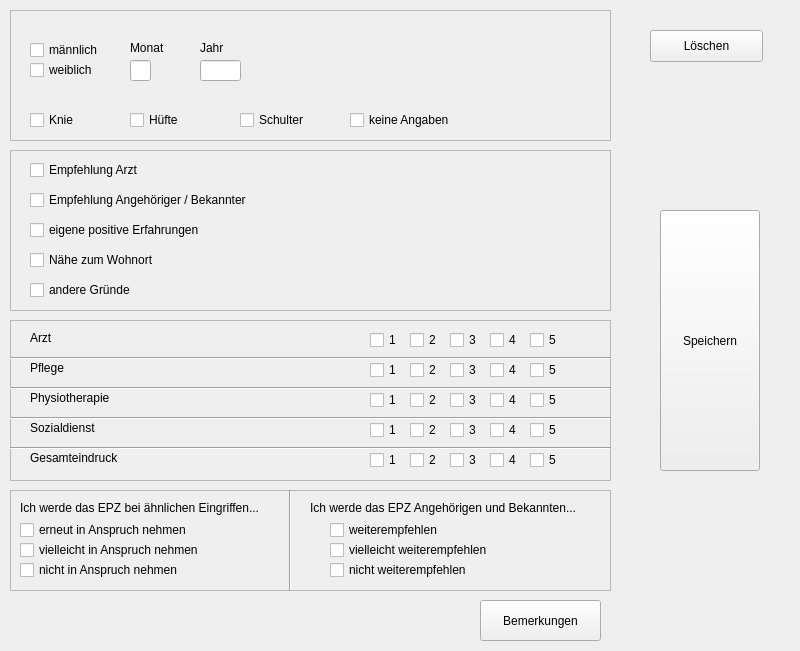
<?xml version="1.0" encoding="UTF-8"?>
<ui version="4.0">
 <class>Widget</class>
 <widget class="QWidget" name="Widget">
  <property name="geometry">
   <rect>
    <x>0</x>
    <y>0</y>
    <width>800</width>
    <height>651</height>
   </rect>
  </property>
  <property name="windowTitle">
   <string>Patientenbefragung EPZ</string>
  </property>
  <widget class="QCheckBox" name="checkBox_m">
   <property name="geometry">
    <rect>
     <x>30</x>
     <y>40</y>
     <width>85</width>
     <height>20</height>
    </rect>
   </property>
   <property name="text">
    <string>männlich</string>
   </property>
  </widget>
  <widget class="QCheckBox" name="checkBox_w">
   <property name="geometry">
    <rect>
     <x>30</x>
     <y>60</y>
     <width>85</width>
     <height>20</height>
    </rect>
   </property>
   <property name="text">
    <string>weiblich</string>
   </property>
  </widget>
  <widget class="QLineEdit" name="lineEdit_monat">
   <property name="geometry">
    <rect>
     <x>130</x>
     <y>60</y>
     <width>21</width>
     <height>21</height>
    </rect>
   </property>
   <property name="inputMask">
    <string>99</string>
   </property>
   <property name="maxLength">
    <number>2</number>
   </property>
  </widget>
  <widget class="QLineEdit" name="lineEdit_jahr">
   <property name="geometry">
    <rect>
     <x>200</x>
     <y>60</y>
     <width>41</width>
     <height>21</height>
    </rect>
   </property>
   <property name="inputMask">
    <string>9999</string>
   </property>
   <property name="maxLength">
    <number>4</number>
   </property>
  </widget>
  <widget class="QFrame" name="frame">
   <property name="geometry">
    <rect>
     <x>10</x>
     <y>10</y>
     <width>601</width>
     <height>131</height>
    </rect>
   </property>
   <property name="frameShape">
    <enum>QFrame::StyledPanel</enum>
   </property>
   <property name="frameShadow">
    <enum>QFrame::Raised</enum>
   </property>
   <widget class="QCheckBox" name="checkBox_knie">
    <property name="geometry">
     <rect>
      <x>20</x>
      <y>100</y>
      <width>85</width>
      <height>20</height>
     </rect>
    </property>
    <property name="text">
     <string>Knie</string>
    </property>
   </widget>
   <widget class="QCheckBox" name="checkBox_huefte">
    <property name="geometry">
     <rect>
      <x>120</x>
      <y>100</y>
      <width>85</width>
      <height>20</height>
     </rect>
    </property>
    <property name="text">
     <string>Hüfte</string>
    </property>
   </widget>
   <widget class="QCheckBox" name="checkBox_schulter">
    <property name="geometry">
     <rect>
      <x>230</x>
      <y>100</y>
      <width>85</width>
      <height>20</height>
     </rect>
    </property>
    <property name="text">
     <string>Schulter</string>
    </property>
   </widget>
   <widget class="QCheckBox" name="checkBox_keine">
    <property name="geometry">
     <rect>
      <x>340</x>
      <y>100</y>
      <width>121</width>
      <height>20</height>
     </rect>
    </property>
    <property name="text">
     <string>keine Angaben</string>
    </property>
   </widget>
   <widget class="QLabel" name="label_monat">
    <property name="geometry">
     <rect>
      <x>120</x>
      <y>30</y>
      <width>58</width>
      <height>16</height>
     </rect>
    </property>
    <property name="text">
     <string>Monat</string>
    </property>
   </widget>
   <widget class="QLabel" name="label_jahr">
    <property name="geometry">
     <rect>
      <x>190</x>
      <y>30</y>
      <width>58</width>
      <height>16</height>
     </rect>
    </property>
    <property name="text">
     <string>Jahr</string>
    </property>
   </widget>
  </widget>
  <widget class="QFrame" name="frame_2">
   <property name="geometry">
    <rect>
     <x>10</x>
     <y>150</y>
     <width>601</width>
     <height>161</height>
    </rect>
   </property>
   <property name="frameShape">
    <enum>QFrame::StyledPanel</enum>
   </property>
   <property name="frameShadow">
    <enum>QFrame::Raised</enum>
   </property>
   <widget class="QCheckBox" name="checkBox_empfarzt">
    <property name="geometry">
     <rect>
      <x>20</x>
      <y>10</y>
      <width>141</width>
      <height>20</height>
     </rect>
    </property>
    <property name="text">
     <string>Empfehlung Arzt</string>
    </property>
   </widget>
   <widget class="QCheckBox" name="checkBox_empfangeh">
    <property name="geometry">
     <rect>
      <x>20</x>
      <y>40</y>
      <width>251</width>
      <height>20</height>
     </rect>
    </property>
    <property name="text">
     <string>Empfehlung Angehöriger / Bekannter</string>
    </property>
   </widget>
   <widget class="QCheckBox" name="checkBox_eigen">
    <property name="geometry">
     <rect>
      <x>20</x>
      <y>70</y>
      <width>191</width>
      <height>20</height>
     </rect>
    </property>
    <property name="text">
     <string>eigene positive Erfahrungen</string>
    </property>
   </widget>
   <widget class="QCheckBox" name="checkBox_wohnort">
    <property name="geometry">
     <rect>
      <x>20</x>
      <y>100</y>
      <width>141</width>
      <height>20</height>
     </rect>
    </property>
    <property name="text">
     <string>Nähe zum Wohnort</string>
    </property>
   </widget>
   <widget class="QCheckBox" name="checkBox_andere">
    <property name="geometry">
     <rect>
      <x>20</x>
      <y>130</y>
      <width>111</width>
      <height>20</height>
     </rect>
    </property>
    <property name="text">
     <string>andere Gründe</string>
    </property>
   </widget>
  </widget>
  <widget class="QFrame" name="frame_3">
   <property name="geometry">
    <rect>
     <x>10</x>
     <y>320</y>
     <width>601</width>
     <height>161</height>
    </rect>
   </property>
   <property name="frameShape">
    <enum>QFrame::StyledPanel</enum>
   </property>
   <property name="frameShadow">
    <enum>QFrame::Raised</enum>
   </property>
   <widget class="QCheckBox" name="checkBox_11">
    <property name="geometry">
     <rect>
      <x>360</x>
      <y>10</y>
      <width>31</width>
      <height>20</height>
     </rect>
    </property>
    <property name="text">
     <string>1</string>
    </property>
    <property name="checkable">
     <bool>true</bool>
    </property>
    <property name="checked">
     <bool>false</bool>
    </property>
   </widget>
   <widget class="QCheckBox" name="checkBox_12">
    <property name="geometry">
     <rect>
      <x>400</x>
      <y>10</y>
      <width>31</width>
      <height>20</height>
     </rect>
    </property>
    <property name="text">
     <string>2</string>
    </property>
   </widget>
   <widget class="QCheckBox" name="checkBox_13">
    <property name="geometry">
     <rect>
      <x>440</x>
      <y>10</y>
      <width>31</width>
      <height>20</height>
     </rect>
    </property>
    <property name="text">
     <string>3</string>
    </property>
   </widget>
   <widget class="QCheckBox" name="checkBox_14">
    <property name="geometry">
     <rect>
      <x>480</x>
      <y>10</y>
      <width>31</width>
      <height>20</height>
     </rect>
    </property>
    <property name="text">
     <string>4</string>
    </property>
   </widget>
   <widget class="QCheckBox" name="checkBox_15">
    <property name="geometry">
     <rect>
      <x>520</x>
      <y>10</y>
      <width>31</width>
      <height>20</height>
     </rect>
    </property>
    <property name="text">
     <string>5</string>
    </property>
   </widget>
   <widget class="QLabel" name="label_arzt">
    <property name="geometry">
     <rect>
      <x>20</x>
      <y>10</y>
      <width>58</width>
      <height>16</height>
     </rect>
    </property>
    <property name="text">
     <string>Arzt</string>
    </property>
   </widget>
   <widget class="QLabel" name="label_pflege">
    <property name="geometry">
     <rect>
      <x>20</x>
      <y>40</y>
      <width>58</width>
      <height>16</height>
     </rect>
    </property>
    <property name="text">
     <string>Pflege</string>
    </property>
   </widget>
   <widget class="QLabel" name="label_physio">
    <property name="geometry">
     <rect>
      <x>20</x>
      <y>70</y>
      <width>91</width>
      <height>16</height>
     </rect>
    </property>
    <property name="text">
     <string>Physiotherapie</string>
    </property>
   </widget>
   <widget class="QLabel" name="label_sozial">
    <property name="geometry">
     <rect>
      <x>20</x>
      <y>100</y>
      <width>81</width>
      <height>16</height>
     </rect>
    </property>
    <property name="text">
     <string>Sozialdienst</string>
    </property>
   </widget>
   <widget class="Line" name="line">
    <property name="geometry">
     <rect>
      <x>0</x>
      <y>30</y>
      <width>611</width>
      <height>16</height>
     </rect>
    </property>
    <property name="orientation">
     <enum>Qt::Horizontal</enum>
    </property>
   </widget>
   <widget class="Line" name="line_2">
    <property name="geometry">
     <rect>
      <x>0</x>
      <y>60</y>
      <width>601</width>
      <height>16</height>
     </rect>
    </property>
    <property name="orientation">
     <enum>Qt::Horizontal</enum>
    </property>
   </widget>
   <widget class="Line" name="line_3">
    <property name="geometry">
     <rect>
      <x>0</x>
      <y>90</y>
      <width>601</width>
      <height>16</height>
     </rect>
    </property>
    <property name="orientation">
     <enum>Qt::Horizontal</enum>
    </property>
   </widget>
   <widget class="QLabel" name="label_gesamt">
    <property name="geometry">
     <rect>
      <x>20</x>
      <y>130</y>
      <width>101</width>
      <height>16</height>
     </rect>
    </property>
    <property name="text">
     <string>Gesamteindruck</string>
    </property>
   </widget>
   <widget class="Line" name="line_4">
    <property name="geometry">
     <rect>
      <x>0</x>
      <y>120</y>
      <width>601</width>
      <height>16</height>
     </rect>
    </property>
    <property name="orientation">
     <enum>Qt::Horizontal</enum>
    </property>
   </widget>
   <widget class="QCheckBox" name="checkBox_21">
    <property name="geometry">
     <rect>
      <x>360</x>
      <y>40</y>
      <width>99</width>
      <height>20</height>
     </rect>
    </property>
    <property name="text">
     <string>1</string>
    </property>
   </widget>
   <widget class="QCheckBox" name="checkBox_22">
    <property name="geometry">
     <rect>
      <x>400</x>
      <y>40</y>
      <width>99</width>
      <height>20</height>
     </rect>
    </property>
    <property name="text">
     <string>2</string>
    </property>
   </widget>
   <widget class="QCheckBox" name="checkBox_23">
    <property name="geometry">
     <rect>
      <x>440</x>
      <y>40</y>
      <width>99</width>
      <height>20</height>
     </rect>
    </property>
    <property name="text">
     <string>3</string>
    </property>
   </widget>
   <widget class="QCheckBox" name="checkBox_24">
    <property name="geometry">
     <rect>
      <x>480</x>
      <y>40</y>
      <width>99</width>
      <height>20</height>
     </rect>
    </property>
    <property name="text">
     <string>4</string>
    </property>
   </widget>
   <widget class="QCheckBox" name="checkBox_25">
    <property name="geometry">
     <rect>
      <x>520</x>
      <y>40</y>
      <width>99</width>
      <height>20</height>
     </rect>
    </property>
    <property name="text">
     <string>5</string>
    </property>
   </widget>
   <widget class="QCheckBox" name="checkBox_31">
    <property name="geometry">
     <rect>
      <x>360</x>
      <y>70</y>
      <width>99</width>
      <height>20</height>
     </rect>
    </property>
    <property name="text">
     <string>1</string>
    </property>
   </widget>
   <widget class="QCheckBox" name="checkBox_32">
    <property name="geometry">
     <rect>
      <x>400</x>
      <y>70</y>
      <width>99</width>
      <height>20</height>
     </rect>
    </property>
    <property name="text">
     <string>2</string>
    </property>
   </widget>
   <widget class="QCheckBox" name="checkBox_33">
    <property name="geometry">
     <rect>
      <x>440</x>
      <y>70</y>
      <width>99</width>
      <height>20</height>
     </rect>
    </property>
    <property name="text">
     <string>3</string>
    </property>
   </widget>
   <widget class="QCheckBox" name="checkBox_34">
    <property name="geometry">
     <rect>
      <x>480</x>
      <y>70</y>
      <width>99</width>
      <height>20</height>
     </rect>
    </property>
    <property name="text">
     <string>4</string>
    </property>
   </widget>
   <widget class="QCheckBox" name="checkBox_35">
    <property name="geometry">
     <rect>
      <x>520</x>
      <y>70</y>
      <width>99</width>
      <height>20</height>
     </rect>
    </property>
    <property name="text">
     <string>5</string>
    </property>
   </widget>
   <widget class="QCheckBox" name="checkBox_41">
    <property name="geometry">
     <rect>
      <x>360</x>
      <y>100</y>
      <width>99</width>
      <height>20</height>
     </rect>
    </property>
    <property name="text">
     <string>1</string>
    </property>
   </widget>
   <widget class="QCheckBox" name="checkBox_42">
    <property name="geometry">
     <rect>
      <x>400</x>
      <y>100</y>
      <width>99</width>
      <height>20</height>
     </rect>
    </property>
    <property name="text">
     <string>2</string>
    </property>
   </widget>
   <widget class="QCheckBox" name="checkBox_43">
    <property name="geometry">
     <rect>
      <x>440</x>
      <y>100</y>
      <width>99</width>
      <height>20</height>
     </rect>
    </property>
    <property name="text">
     <string>3</string>
    </property>
   </widget>
   <widget class="QCheckBox" name="checkBox_44">
    <property name="geometry">
     <rect>
      <x>480</x>
      <y>100</y>
      <width>99</width>
      <height>20</height>
     </rect>
    </property>
    <property name="text">
     <string>4</string>
    </property>
   </widget>
   <widget class="QCheckBox" name="checkBox_45">
    <property name="geometry">
     <rect>
      <x>520</x>
      <y>100</y>
      <width>99</width>
      <height>20</height>
     </rect>
    </property>
    <property name="text">
     <string>5</string>
    </property>
   </widget>
   <widget class="QCheckBox" name="checkBox_51">
    <property name="geometry">
     <rect>
      <x>360</x>
      <y>130</y>
      <width>99</width>
      <height>20</height>
     </rect>
    </property>
    <property name="text">
     <string>1</string>
    </property>
   </widget>
   <widget class="QCheckBox" name="checkBox_52">
    <property name="geometry">
     <rect>
      <x>400</x>
      <y>130</y>
      <width>99</width>
      <height>20</height>
     </rect>
    </property>
    <property name="text">
     <string>2</string>
    </property>
   </widget>
   <widget class="QCheckBox" name="checkBox_53">
    <property name="geometry">
     <rect>
      <x>440</x>
      <y>130</y>
      <width>99</width>
      <height>20</height>
     </rect>
    </property>
    <property name="text">
     <string>3</string>
    </property>
   </widget>
   <widget class="QCheckBox" name="checkBox_54">
    <property name="geometry">
     <rect>
      <x>480</x>
      <y>130</y>
      <width>99</width>
      <height>20</height>
     </rect>
    </property>
    <property name="text">
     <string>4</string>
    </property>
   </widget>
   <widget class="QCheckBox" name="checkBox_55">
    <property name="geometry">
     <rect>
      <x>520</x>
      <y>130</y>
      <width>99</width>
      <height>20</height>
     </rect>
    </property>
    <property name="text">
     <string>5</string>
    </property>
   </widget>
  </widget>
  <widget class="QFrame" name="frame_4">
   <property name="geometry">
    <rect>
     <x>10</x>
     <y>490</y>
     <width>601</width>
     <height>101</height>
    </rect>
   </property>
   <property name="frameShape">
    <enum>QFrame::StyledPanel</enum>
   </property>
   <property name="frameShadow">
    <enum>QFrame::Raised</enum>
   </property>
   <widget class="QCheckBox" name="checkBox_ansprja">
    <property name="geometry">
     <rect>
      <x>10</x>
      <y>30</y>
      <width>201</width>
      <height>20</height>
     </rect>
    </property>
    <property name="text">
     <string>erneut in Anspruch nehmen</string>
    </property>
    <property name="checkable">
     <bool>true</bool>
    </property>
    <property name="checked">
     <bool>false</bool>
    </property>
   </widget>
   <widget class="QCheckBox" name="checkBox_ansprvll">
    <property name="geometry">
     <rect>
      <x>10</x>
      <y>50</y>
      <width>211</width>
      <height>20</height>
     </rect>
    </property>
    <property name="text">
     <string>vielleicht in Anspruch nehmen</string>
    </property>
   </widget>
   <widget class="QCheckBox" name="checkBox_ansprnicht">
    <property name="geometry">
     <rect>
      <x>10</x>
      <y>70</y>
      <width>191</width>
      <height>20</height>
     </rect>
    </property>
    <property name="text">
     <string>nicht in Anspruch nehmen</string>
    </property>
   </widget>
   <widget class="QLabel" name="label_anspr">
    <property name="geometry">
     <rect>
      <x>10</x>
      <y>10</y>
      <width>271</width>
      <height>16</height>
     </rect>
    </property>
    <property name="text">
     <string>Ich werde das EPZ bei ähnlichen Eingriffen...</string>
    </property>
   </widget>
   <widget class="QLabel" name="label_empf">
    <property name="geometry">
     <rect>
      <x>300</x>
      <y>10</y>
      <width>301</width>
      <height>16</height>
     </rect>
    </property>
    <property name="text">
     <string>Ich werde das EPZ Angehörigen und Bekannten...</string>
    </property>
   </widget>
   <widget class="Line" name="line_5">
    <property name="geometry">
     <rect>
      <x>270</x>
      <y>0</y>
      <width>20</width>
      <height>101</height>
     </rect>
    </property>
    <property name="orientation">
     <enum>Qt::Vertical</enum>
    </property>
   </widget>
   <widget class="QCheckBox" name="checkBox_weiterja">
    <property name="geometry">
     <rect>
      <x>320</x>
      <y>30</y>
      <width>131</width>
      <height>20</height>
     </rect>
    </property>
    <property name="text">
     <string>weiterempfehlen</string>
    </property>
   </widget>
   <widget class="QCheckBox" name="checkBox_weitervllt">
    <property name="geometry">
     <rect>
      <x>320</x>
      <y>50</y>
      <width>181</width>
      <height>20</height>
     </rect>
    </property>
    <property name="text">
     <string>vielleicht weiterempfehlen</string>
    </property>
   </widget>
   <widget class="QCheckBox" name="checkBox_weiternein">
    <property name="geometry">
     <rect>
      <x>320</x>
      <y>70</y>
      <width>161</width>
      <height>20</height>
     </rect>
    </property>
    <property name="text">
     <string>nicht weiterempfehlen</string>
    </property>
   </widget>
  </widget>
  <widget class="QPushButton" name="pushButton_save">
   <property name="geometry">
    <rect>
     <x>660</x>
     <y>210</y>
     <width>100</width>
     <height>261</height>
    </rect>
   </property>
   <property name="text">
    <string>Speichern</string>
   </property>
  </widget>
  <widget class="QLabel" name="label_id">
   <property name="geometry">
    <rect>
     <x>640</x>
     <y>130</y>
     <width>131</width>
     <height>21</height>
    </rect>
   </property>
   <property name="autoFillBackground">
    <bool>false</bool>
   </property>
   <property name="text">
    <string/>
   </property>
   <property name="margin">
    <number>0</number>
   </property>
   <property name="indent">
    <number>-4</number>
   </property>
  </widget>
  <widget class="QLabel" name="label_anzahl">
   <property name="geometry">
    <rect>
     <x>640</x>
     <y>160</y>
     <width>131</width>
     <height>21</height>
    </rect>
   </property>
   <property name="text">
    <string/>
   </property>
  </widget>
  <widget class="QPushButton" name="pushButton_clear">
   <property name="geometry">
    <rect>
     <x>650</x>
     <y>30</y>
     <width>113</width>
     <height>32</height>
    </rect>
   </property>
   <property name="text">
    <string>Löschen</string>
   </property>
  </widget>
  <widget class="QPushButton" name="pushButtonMemo">
   <property name="geometry">
    <rect>
     <x>480</x>
     <y>600</y>
     <width>121</width>
     <height>41</height>
    </rect>
   </property>
   <property name="text">
    <string>Bemerkungen</string>
   </property>
  </widget>
  <zorder>frame</zorder>
  <zorder>checkBox_m</zorder>
  <zorder>checkBox_w</zorder>
  <zorder>lineEdit_monat</zorder>
  <zorder>lineEdit_jahr</zorder>
  <zorder>frame_2</zorder>
  <zorder>frame_3</zorder>
  <zorder>frame_4</zorder>
  <zorder>pushButton_save</zorder>
  <zorder>label_id</zorder>
  <zorder>label_anzahl</zorder>
  <zorder>pushButton_clear</zorder>
  <zorder>pushButtonMemo</zorder>
 </widget>
 <resources/>
 <connections/>
</ui>
